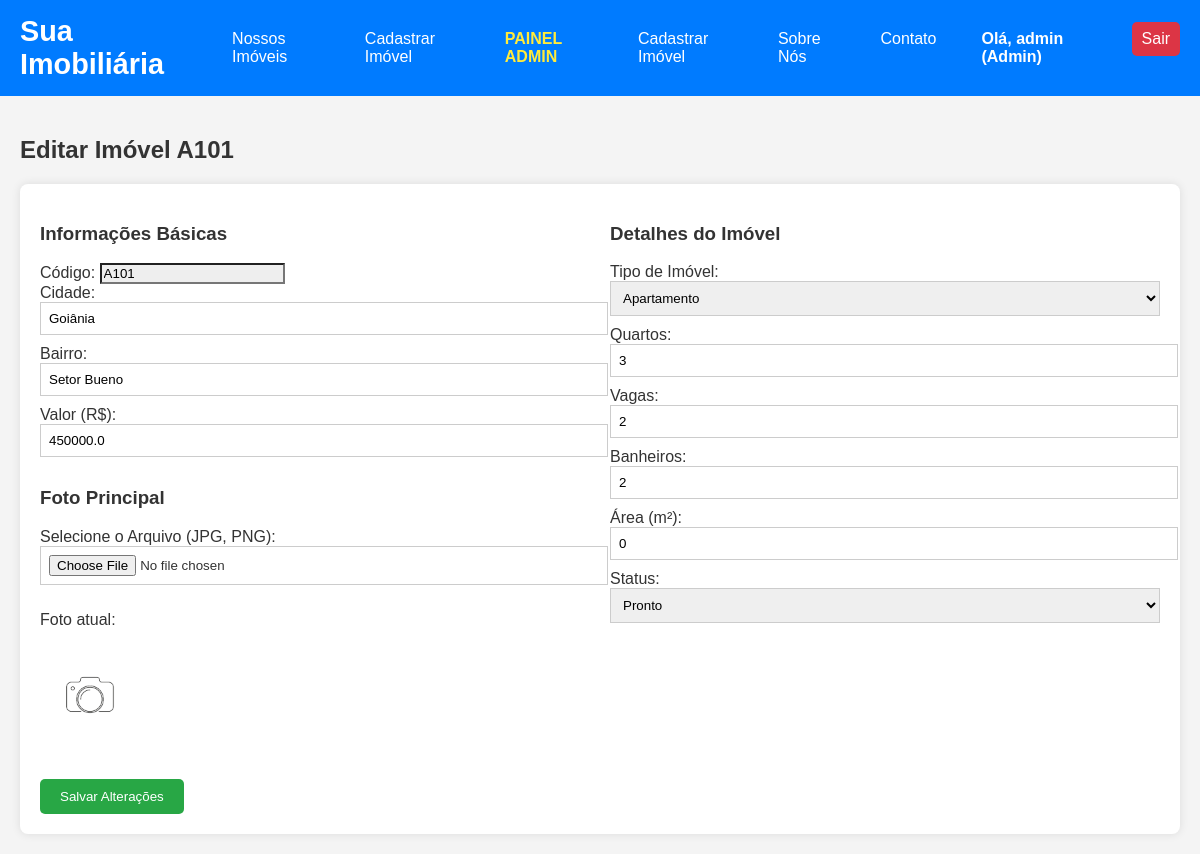
Screenshot of /imovel/editar/A101 (signed in) with the database file from the repository.
### app.py (models this page shows, shortened)
class Usuario(db.Model, UserMixin):
    id = db.Column(db.Integer, primary_key=True)
    username = db.Column(db.String(20), unique=True, nullable=False)
    email = db.Column(db.String(120), unique=True, nullable=False)
    senha_hash = db.Column(db.String(128), nullable=False)
    funcao = db.Column(db.String(20), default="Corretor")

class Imovel(db.Model):
    id = db.Column(db.Integer, primary_key=True)
    codigo = db.Column(db.String(20), unique=True, nullable=False)
    cidade = db.Column(db.String(100), nullable=False)
    bairro = db.Column(db.String(100), nullable=False)
    tipo_imovel = db.Column(db.String(50), nullable=False)
    quartos = db.Column(db.Integer, default=1)
    vagas = db.Column(db.Integer, default=0)
    banheiros = db.Column(db.Integer, default=1)
    area_m2 = db.Column(db.Float, default=0.0)
    valor = db.Column(db.Float, nullable=False)
    status = db.Column(db.String(50), default="Pronto")
    usuario_id = db.Column(db.Integer, db.ForeignKey("usuario.id"), nullable=False)
    foto_principal = db.Column(db.String(100), default="default.png")
    autor = db.relationship("Usuario", backref="imoveis", lazy=True)

### app.py (the view, shortened to what this page needs)
@app.route("/imovel/editar/<codigo>", methods=["GET", "POST"])
@login_required  # Protegemos esta rota também!
def editar_imovel(codigo):
    imovel = Imovel.query.filter_by(codigo=codigo).first_or_404()
    if current_user.funcao != "Admin":
        flash(
            "Você não tem permissão de administrador para editar este imóvel.", "error"
        )
        return redirect(url_for("detalhes_imovel", codigo=codigo))
    return render_template(
        "cadastro_imovel.html", imovel=imovel, titulo="Editar Imóvel"
    )

### app.py (called while the page is built)
@login_manager.user_loader
def load_user(user_id):
    return Usuario.query.get(int(user_id))

### templates/cadastro_imovel.html (shortened to what this page needs)
{% extends "base.html" %}
{% block content %}
    <h2>{% if imovel %}Editar Imóvel {{ imovel.codigo }}{% else %}Cadastrar Novo Imóvel{% endif %}</h2>
    <form method="POST" action="{% if imovel %}{{ url_for('editar_imovel', codigo=imovel.codigo) }}{% else %}{{ url_for('cadastrar_imovel') }}{% endif %}"
        enctype="multipart/form-data"
        style="background-color: white; padding: 20px; border-radius: 8px; box-shadow: 0 0 10px rgba(0,0,0,0.1);">
        <div style="display: flex; flex-wrap: wrap; gap: 20px;">
            <div style="flex: 1 1 45%;">
                <h3>Informações Básicas</h3>
                <label for="codigo">Código:</label>
                <input type="text" id="codigo" name="codigo" required
                       value="{{ imovel.codigo if imovel else '' }}"
                       {% if imovel %}readonly style="background-color: #eee;"{% endif %}
                       style="width: 100%; padding: 8px; margin-bottom: 10px; border: 1px solid #ccc;"><br>
                <label for="cidade">Cidade:</label>
                <input type="text" id="cidade" name="cidade" required
                       value="{{ imovel.cidade if imovel else '' }}"
                       style="width: 100%; padding: 8px; margin-bottom: 10px; border: 1px solid #ccc;"><br>
                <label for="bairro">Bairro:</label>
                <input type="text" id="bairro" name="bairro" required
                       value="{{ imovel.bairro if imovel else '' }}"
                       style="width: 100%; padding: 8px; margin-bottom: 10px; border: 1px solid #ccc;"><br>
                <label for="valor">Valor (R$):</label>
                <input type="number" step="0.01" id="valor" name="valor" required
                       value="{{ imovel.valor if imovel else '' }}"
                       style="width: 100%; padding: 8px; margin-bottom: 10px; border: 1px solid #ccc;"><br>
                <h3 style="margin-top: 20px;">Foto Principal</h3>
                <label for="foto">Selecione o Arquivo (JPG, PNG):</label>
                <input type="file" id="foto" name="foto" accept="image/*" style="width: 100%; padding: 8px; margin-bottom: 10px; border: 1px solid #ccc;"><br>
                {% if imovel and imovel.foto_principal != 'default.jpg' %}
                    <p>Foto atual:</p>
                    <img src="{{ url_for('static', filename='fotos_imoveis/' + imovel.foto_principal) }}"
                         alt="Foto Atual" style="width: 100px; height: auto; border-radius: 5px; margin-bottom: 10px;">
                {% endif %}
            </div>
            <div style="flex: 1 1 45%;">
                <h3>Detalhes do Imóvel</h3>
                <label for="tipo_imovel">Tipo de Imóvel:</label>
                <select id="tipo_imovel" name="tipo_imovel" required style="width: 100%; padding: 8px; margin-bottom: 10px; border: 1px solid #ccc;">
                    {% set current_tipo = imovel.tipo_imovel if imovel else '' %}
                    <option value="Apartamento" {% if current_tipo == 'Apartamento' %}selected{% endif %}>Apartamento</option>
                </select><br>
                <label for="quartos">Quartos:</label>
                <input type="number" id="quartos" name="quartos" min="0" required
                       value="{{ imovel.quartos if imovel else 1 }}"
                       style="width: 100%; padding: 8px; margin-bottom: 10px; border: 1px solid #ccc;"><br>
                <label for="vagas">Vagas:</label>
                <input type="number" id="vagas" name="vagas" min="0" required
                       value="{{ imovel.vagas if imovel else 1 }}"
                       style="width: 100%; padding: 8px; margin-bottom: 10px; border: 1px solid #ccc;"><br>
                <label for="banheiros">Banheiros:</label>
                <input type="number" id="banheiros" name="banheiros" min="0" required
                       value="{{ imovel.banheiros if imovel else 1 }}"
                       style="width: 100%; padding: 8px; margin-bottom: 10px; border: 1px solid #ccc;"><br>
                <label for="area_m2">Área (m²):</label>
                <input type="number" step="0.1" id="area_m2" name="area_m2" value="0" min="0" required style="width: 100%; padding: 8px; margin-bottom: 10px; border: 1px solid #ccc;"><br>
                <label for="status">Status:</label>
                <select id="status" name="status" required style="width: 100%; padding: 8px; margin-bottom: 10px; border: 1px solid #ccc;">
                    {% set current_status = imovel.status if imovel else '' %}
                    <option value="Pronto" {% if current_status == 'Pronto' %}selected{% endif %}>Pronto</option>
                </select><br>
            </div>
        </div>
        <button type="submit" style="padding: 10px 20px; background-color: #28a745; color: white; border: none; border-radius: 5px; cursor: pointer; margin-top: 20px;">
            {% if imovel %}Salvar Alterações{% else %}Cadastrar Imóvel{% endif %}
        </button>
    </form>
{% endblock %}

### templates/base.html (shortened to what this page needs)
<!DOCTYPE html>
<html lang="en">
<head>
</head>
<body>
    <header>
        <h1>Sua Imobiliária</h1>
        <nav>
            <ul>
                <li class="dropdown">
                    <a href="#">Nossos Imóveis</a>
                </li>
                {% if current_user.is_authenticated and current_user.funcao in ['Admin', 'Corretor'] %}
                <li><a href="{{ url_for('cadastrar_imovel') }}">Cadastrar Imóvel</a></li>
                {% endif %}
                {% if current_user.is_authenticated and current_user.funcao == 'Admin' %}
                <li><a href="{{ url_for('gerenciar_usuarios') }}" style="color: #ffeb3b; font-weight: bold;">PAINEL ADMIN</a></li>
                {% endif %}
                {% if current_user.is_authenticated and current_user.funcao in ['Admin', 'Corretor'] %}
                <li><a href="{{ url_for('cadastrar_imovel') }}">Cadastrar Imóvel</a></li>
                {% endif %}
                <li><a href="/sobre">Sobre Nós</a></li>
                <li><a href="/contato">Contato</a></li>
                {% if current_user.is_authenticated %}
                <li><a href="{{ url_for('dashboard') }}" style="font-weight: bold;">Olá, {{ current_user.username }} ({{ current_user.funcao }})</a></li>
                <li><a href="{{ url_for('logout') }}" style="background-color: #dc3545; border-radius: 5px;">Sair</a></li>
                {% else %}
                <li><a href="{{ url_for('login') }}" class="btn-acessar">Acessar</a></li>
                {% endif %}
            </ul>
        </nav>
    </header>
    <div class="content">
        {% block content %}{% endblock %}
    </div>
</body>
</html>

### templates/base.html (style rules this page uses)
body { font-family: Arial, sans-serif; margin: 0; padding: 0; background-color: #f4f4f4; color: #333; }
header { background-color: #007bff; color: white; padding: 15px 20px; display: flex; justify-content: space-between; align-items: center; }
header h1 { margin: 0; font-size: 1.8em; }
nav ul { list-style: none; padding: 0; margin: 0; display: flex; }
nav ul li { margin-left: 25px; position: relative; }
nav ul li a, .btn-acessar { color: white; text-decoration: none; padding: 8px 10px; display: block; transition: background-color 0.3s; }
.content { padding: 20px; }

### rows the page displays
Usuario: username "admin", funcao "Admin"
Imovel: codigo "A101", cidade "Goiânia", bairro "Setor Bueno", valor "450000.0", foto_principal (placeholder picture), tipo_imovel "Apartamento", quartos "3", vagas "2", banheiros "2", status "Pronto"
